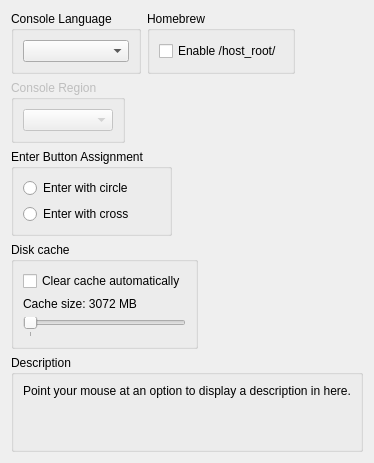
     <widget class="QWidget" name="systemTab">
      <attribute name="title">
       <string>System</string>
      </attribute>
      <layout class="QVBoxLayout" name="verticalLayout_73">
       <item>
        <layout class="QHBoxLayout" name="horizontalLayout_14" stretch="1,1,1">
         <item>
          <widget class="QGroupBox" name="groupBox_34">
           <property name="title">
            <string>Console Language</string>
           </property>
           <layout class="QVBoxLayout" name="verticalLayout_34">
            <item>
             <widget class="QComboBox" name="sysLangBox"/>
            </item>
           </layout>
          </widget>
         </item>
         <item>
          <widget class="QGroupBox" name="groupBox">
           <property name="title">
            <string>Homebrew</string>
           </property>
           <layout class="QVBoxLayout" name="verticalLayout_35">
            <item>
             <widget class="QCheckBox" name="enableHostRoot">
              <property name="text">
               <string>Enable /host_root/</string>
              </property>
             </widget>
            </item>
           </layout>
          </widget>
         </item>
         <item>
          <widget class="QWidget" name="widget_3" native="true"/>
         </item>
        </layout>
       </item>
       <item>
        <layout class="QHBoxLayout" name="horizontalLayout_15" stretch="1,1,1">
         <item>
          <widget class="QGroupBox" name="groupBox_33">
           <property name="enabled">
            <bool>false</bool>
           </property>
           <property name="title">
            <string>Console Region</string>
           </property>
           <layout class="QVBoxLayout" name="verticalLayout_36">
            <item>
             <widget class="QComboBox" name="comboBox_12"/>
            </item>
           </layout>
          </widget>
         </item>
         <item>
          <widget class="QWidget" name="widget_4" native="true"/>
         </item>
         <item>
          <widget class="QWidget" name="widget_6" native="true"/>
         </item>
        </layout>
       </item>
       <item>
        <layout class="QHBoxLayout" name="horizontalLayout_17" stretch="1,1,1">
         <item>
          <widget class="QGroupBox" name="gb_enterButtonAssignment">
           <property name="title">
            <string>Enter Button Assignment</string>
           </property>
           <layout class="QVBoxLayout" name="verticalLayout_72">
            <item>
             <widget class="QRadioButton" name="enterButtonAssignCircle">
              <property name="text">
               <string>Enter with circle</string>
              </property>
             </widget>
            </item>
            <item>
             <widget class="QRadioButton" name="enterButtonAssignCross">
              <property name="text">
               <string>Enter with cross</string>
              </property>
             </widget>
            </item>
           </layout>
          </widget>
         </item>
         <item>
          <widget class="QWidget" name="widget_12" native="true"/>
         </item>
         <item>
          <widget class="QWidget" name="widget_13" native="true"/>
         </item>
        </layout>
       </item>
       <item>
        <layout class="QHBoxLayout" name="horizontalLayout_18" stretch="1,1,1">
         <item>
          <widget class="QGroupBox" name="gb_DiskCacheClearing">
           <property name="title">
            <string>Disk cache</string>
           </property>
           <layout class="QVBoxLayout" name="verticalLayout_75">
            <item>
             <widget class="QCheckBox" name="enableCacheClearing">
              <property name="text">
               <string>Clear cache automatically</string>
              </property>
             </widget>
            </item>
            <item>
             <widget class="QLabel" name="maximumCacheSizeLabel">
              <property name="text">
               <string>Cache size: 3072 MB</string>
              </property>
             </widget>
            </item>
            <item>
             <widget class="QSlider" name="maximumCacheSize">
              <property name="pageStep">
               <number>512</number>
              </property>
              <property name="orientation">
               <enum>Qt::Horizontal</enum>
              </property>
              <property name="tickPosition">
               <enum>QSlider::TicksBelow</enum>
              </property>
              <property name="tickInterval">
               <number>1024</number>
              </property>
             </widget>
            </item>
           </layout>
          </widget>
         </item>
         <item>
          <widget class="QWidget" name="widget_14" native="true"/>
         </item>
         <item>
          <widget class="QWidget" name="widget_15" native="true"/>
         </item>
        </layout>
       </item>
       <item>
        <spacer name="verticalSpacer_8">
         <property name="orientation">
          <enum>Qt::Vertical</enum>
         </property>
         <property name="sizeType">
          <enum>QSizePolicy::MinimumExpanding</enum>
         </property>
         <property name="sizeHint" stdset="0">
          <size>
           <width>0</width>
           <height>0</height>
          </size>
         </property>
        </spacer>
       </item>
       <item>
        <widget class="QGroupBox" name="groupBox_61">
         <property name="title">
          <string>Description</string>
         </property>
         <layout class="QHBoxLayout" name="horizontalLayout_13">
          <item>
           <widget class="QLabel" name="description_system">
            <property name="text">
             <string>Point your mouse at an option to display a description in here.


</string>
            </property>
            <property name="textFormat">
             <enum>Qt::PlainText</enum>
            </property>
            <property name="alignment">
             <set>Qt::AlignLeading|Qt::AlignLeft|Qt::AlignTop</set>
            </property>
            <property name="wordWrap">
             <bool>true</bool>
            </property>
           </widget>
          </item>
         </layout>
        </widget>
       </item>
      </layout>
     </widget>
